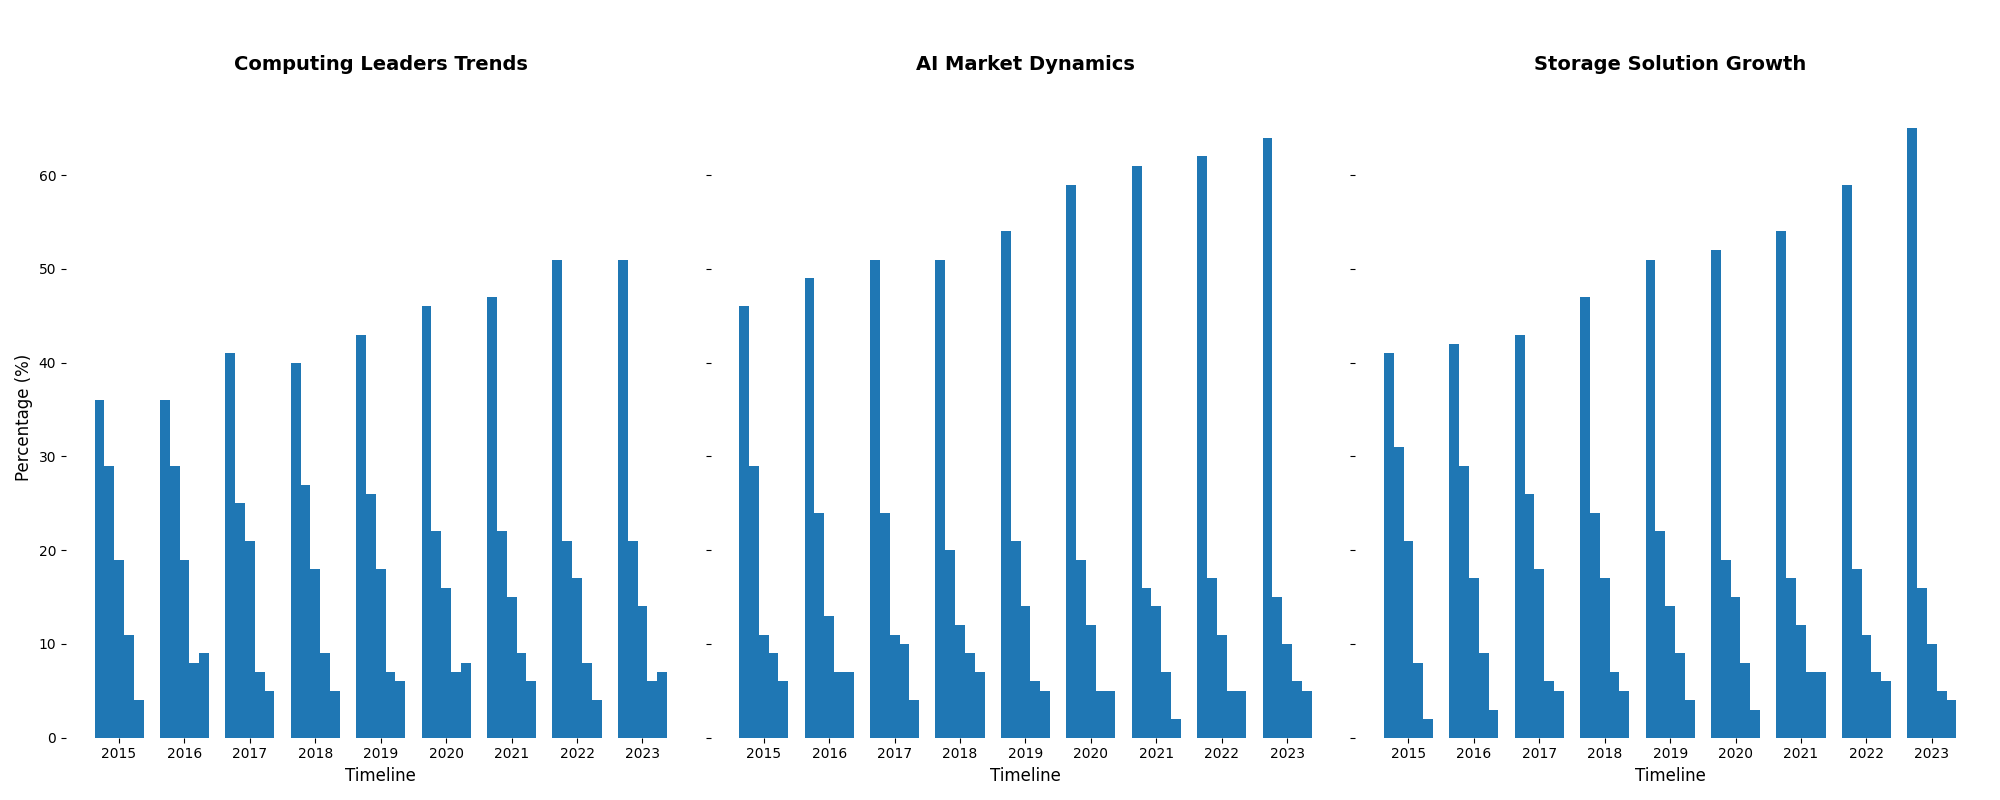

Python code for this plot:
import matplotlib.pyplot as plt
import numpy as np

years = np.arange(2015, 2024)
companies = ['DataSolutions', 'AIInnovators', 'NetServices', 'TechCorp', 'CloudInc']  # shuffled

storage_share = np.array([
    [41, 42, 43, 47, 51, 52, 54, 59, 65],
    [31, 29, 26, 24, 22, 19, 17, 18, 16],
    [21, 17, 18, 17, 14, 15, 12, 11, 10],
    [8, 9, 6, 7, 9, 8, 7, 7, 5],
    [2, 3, 5, 5, 4, 3, 7, 6, 4]
])

computing_share = np.array([
    [36, 36, 41, 40, 43, 46, 47, 51, 51],
    [29, 29, 25, 27, 26, 22, 22, 21, 21],
    [19, 19, 21, 18, 18, 16, 15, 17, 14],
    [11, 8, 7, 9, 7, 7, 9, 8, 6],
    [4, 9, 5, 5, 6, 8, 6, 4, 7]
])

ai_services_share = np.array([
    [46, 49, 51, 51, 54, 59, 61, 62, 64],
    [29, 24, 24, 20, 21, 19, 16, 17, 15],
    [11, 13, 11, 12, 14, 12, 14, 11, 10],
    [9, 7, 10, 9, 6, 5, 7, 5, 6],
    [6, 7, 4, 7, 5, 5, 2, 5, 5]
])

fig, axes = plt.subplots(nrows=1, ncols=3, figsize=(20, 8), sharey=True)

titles = ['Computing Leaders Trends', 'AI Market Dynamics', 'Storage Solution Growth']  # changed

color = '#1f77b4'

for ax, data, title in zip(axes, [computing_share, ai_services_share, storage_share], titles):
    bar_width = 0.15
    x_indexes = np.arange(len(years))
    
    for i, company in enumerate(companies):
        ax.bar(x_indexes + i * bar_width, data[i], width=bar_width, color=color)
    
    ax.set_xlabel('Timeline', fontsize=12)  # changed
    ax.set_title(title, fontsize=14, fontweight='bold', pad=20)
    ax.set_xticks(x_indexes + bar_width * 2)
    ax.set_xticklabels(years)
    ax.spines['top'].set_visible(False)
    ax.spines['right'].set_visible(False)
    ax.spines['left'].set_visible(False)
    ax.spines['bottom'].set_visible(False)

axes[0].set_ylabel('Percentage (%)', fontsize=12)  # changed

plt.tight_layout(rect=[0, 0, 1, 0.95])
plt.show()
